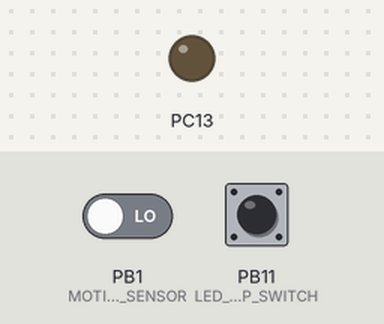
Recording of a sketch running on a simulated STM32 Blue Pill. Parts: output pins drawn as LEDs (lit = HIGH). The inputs (shaded band) are chosen by the test bench; at power-on: PB1 (MOTION_SENSOR) LOW, PB11 (LED_STRIP_SWITCH) HIGH.

Above: at 1.2 s.
1.3 s: PB1 (MOTION_SENSOR) driven HIGH
At 1.8 s:
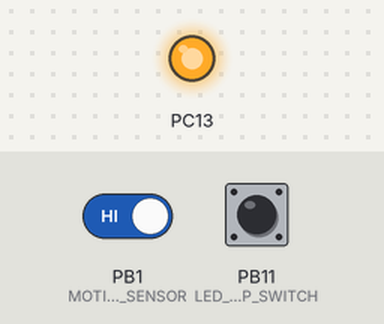
2.8 s: PB1 (MOTION_SENSOR) driven LOW
At 4.1 s:
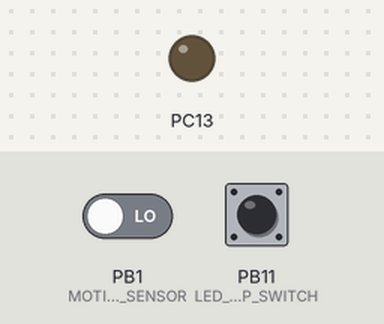
Timing chart, 0 to 5.8 s (numbered marks = the images above; inputs shaded):
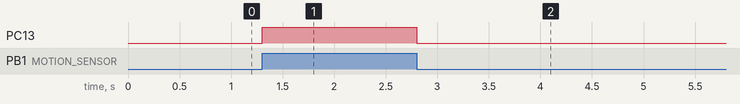

The sketch:

LivingRoom.ino
```cpp
/*
 Name:		LivingRoom.ino
 Created:	5/23/2017 4:18:05 PM
 Author:	kszymanski
*/
#include "Light.h"
#include "MotionSensor.h"

int LED_STRIP = PC13;
int LED_STRIP_SWITCH = PB11;

int MOTION_SENSOR = PB1;


// the setup function runs once when you press reset or power the board

Light* LedStrip;
MotionSensor* Motion;

void setup() {
	//Light
	LedStrip = new Light(LED_STRIP);
	pinMode(LED_STRIP_SWITCH, INPUT_PULLUP);
	attachInterrupt(LED_STRIP_SWITCH, ToogleLedStrip, FALLING);

	//Motion
	Motion = new MotionSensor(MOTION_SENSOR);
}

// the loop function runs over and over again until power down or reset
void loop() {
	motion();
}

void ToogleLedStrip() {
	LedStrip->ToggleLight();
}

void motion() {
	if (Motion->IsMotionDetected()) {
		if (Motion->lastMotionDetected - millis() > 1000) {

		}
		Motion->lastMotionDetected = millis();
		if (!LedStrip->IsOn()) {
			LedStrip->TurnOn();
		}
	}
	else
	{
		if (LedStrip->IsOn())
		{
			LedStrip->TurnOff();
		}
	}
}
```

Light.cpp
```cpp
//
//
//

#include "Light.h"


Light::Light(int lightPin) {
	LIGHT = lightPin;
	pinMode(LIGHT, OUTPUT);
	TurnOn();
}

void Light::TurnOn() {
	digitalWrite(LIGHT, HIGH);
	isOn = true;
}

void Light::TurnOff() {
	digitalWrite(LIGHT, LOW);
	isOn = false;
}

bool Light::IsOn() {
	return isOn;
}

void Light::ToggleLight()
{
	unsigned long interrupt_time = millis();
	if (interrupt_time - last_interrupt_time > 500)
	{
		if (isOn) {
			TurnOff();
		}
		else
		{
			TurnOn();
		}
	}
	last_interrupt_time = interrupt_time;
}
```

Light.h
```cpp
// Light.h

#ifndef _LIGHT_h
#define _LIGHT_h

#if defined(ARDUINO) && ARDUINO >= 100
	#include "arduino.h"
#else
	#include "WProgram.h"
#endif

class Light {
private:
	int LIGHT;
	unsigned long last_interrupt_time = 0;
	bool isOn;
protected:
public:
	Light(int);
	void TurnOn();
	void TurnOff();
	bool IsOn();
	void ToggleLight();
};

#endif
```

MotionSensor.cpp
```cpp
//
//
//

#include "MotionSensor.h"

MotionSensor::MotionSensor(int motionPin) {
	MOTION_SENSOR = motionPin;
	pinMode(MOTION_SENSOR, INPUT);
}

bool MotionSensor::IsMotionDetected() {
	return digitalRead(MOTION_SENSOR) == HIGH;
}
```

MotionSensor.h
```cpp
// MotionSensor.h

#ifndef _MOTIONSENSOR_h
#define _MOTIONSENSOR_h

#if defined(ARDUINO) && ARDUINO >= 100
	#include "arduino.h"
#else
	#include "WProgram.h"
#endif


#endif

class MotionSensor {
private:
	int MOTION_SENSOR;
protected:
public:
	unsigned long lastMotionDetected;
	MotionSensor(int);
	bool IsMotionDetected();

};
```

Measured:
- after the input at 1.3 s, PC13: LOW → HIGH at once
- after the input at 2.8 s, PC13: HIGH → LOW at once
